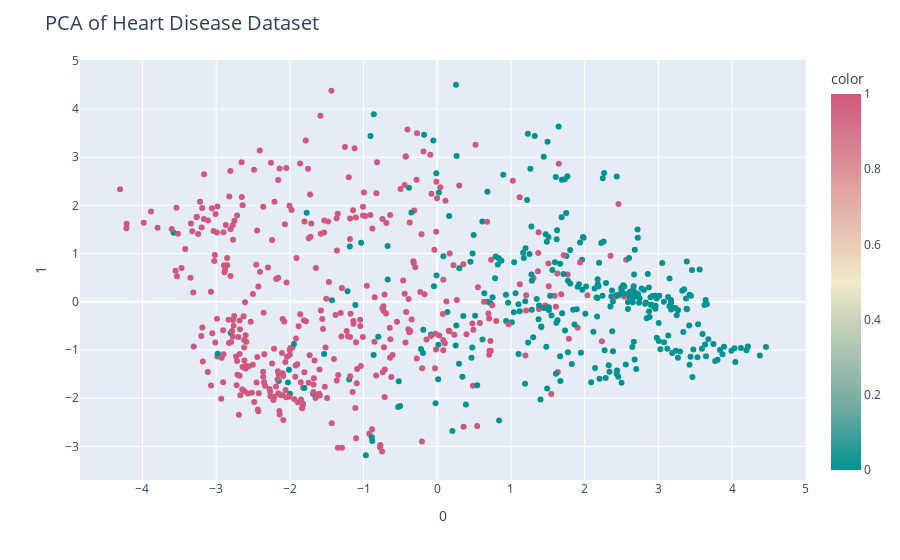

Notebook code cell kept with this figure:
### Code cell
# Apply PCA
pca = PCA(data=train_data_dummies.drop(columns=['HeartDisease']))
projected = pca.do_pca()
# Plot first two principal components
fig = px.scatter(projected, x=0, y=1, color=train_data_dummies['HeartDisease'], color_continuous_scale='tealrose',)
fig.update_layout(title='PCA of Heart Disease Dataset', title_font_size=20)
fig.show()

### Figure 1 — Plotly figure (JSON) as saved in the notebook; plotly's stock layout.template omitted (floating-point values rounded to 4 significant figures; data arrays with more than 128 entries replaced by an {"elided": "..."} marker saying what was removed)
{"data": [{"hovertemplate": "0=%{x}<br>1=%{y}<br>color=%{marker.color}<extra></extra>", "legendgroup": "", "marker": {"color": {"elided": "718 int values"}, "coloraxis": "coloraxis", "symbol": "circle"}, "mode": "markers", "name": "", "orientation": "v", "showlegend": false, "type": "scatter", "x": {"elided": "718 float values"}, "xaxis": "x", "y": {"elided": "718 float values"}, "yaxis": "y"}], "layout": {"coloraxis": {"colorbar": {"title": {"text": "color"}}, "colorscale": [[0, "rgb(0, 147, 146)"], [0.1667, "rgb(114, 170, 161)"], [0.3333, "rgb(177, 199, 179)"], [0.5, "rgb(241, 234, 200)"], [0.6667, "rgb(229, 185, 173)"], [0.8333, "rgb(217, 137, 148)"], [1, "rgb(208, 88, 126)"]]}, "legend": {"tracegroupgap": 0}, "margin": {"t": 60}, "title": {"font": {"size": 20}, "text": "PCA of Heart Disease Dataset"}, "xaxis": {"anchor": "y", "domain": [0, 1], "title": {"text": "0"}}, "yaxis": {"anchor": "x", "domain": [0, 1], "title": {"text": "1"}}}}
